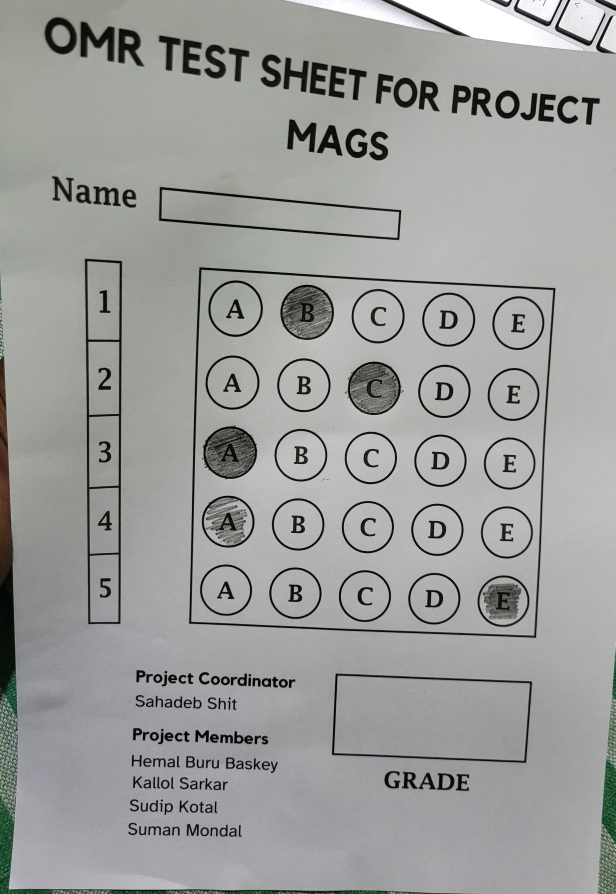
#> input picture omr_img1.jpg, 2461 x 3576 px (shown at 1/4 size)
$ python main.py
#> lines starting #> are read from the running program, lines starting #| are printed output that depends on the picture; after the words box and inside, x2 and y2 are one past the last pixel; in counts of white or black regions, pixels touching at a corner belong together
### utils.py
import cv2
import numpy as np

## TO STACK ALL THE IMAGES IN ONE WINDOW
# [36 lines left out: function stackImages, not called in this run]

def reorder(myPoints):
    """Reorder points for perspective transform"""
    myPoints = myPoints.reshape((4, 2)) # REMOVE EXTRA BRACKET
    print(myPoints)
    myPointsNew = np.zeros((4, 1, 2), np.int32) # NEW MATRIX WITH ARRANGED POINTS
    add = myPoints.sum(1)
    print(add)
    print(np.argmax(add))
    myPointsNew[0] = myPoints[np.argmin(add)]  #[0,0]
    myPointsNew[3] = myPoints[np.argmax(add)]   #[w,h]
    diff = np.diff(myPoints, axis=1)
    myPointsNew[1] = myPoints[np.argmin(diff)]  #[w,0]
    myPointsNew[2] = myPoints[np.argmax(diff)] #[0,h]

    return myPointsNew

def rectContour(contours):
    """Filter and sort rectangular contours"""
    rectCon = []
    for i in contours:
        area = cv2.contourArea(i)
        if area > 50:  # Increased minimum area
            peri = cv2.arcLength(i, True)
            approx = cv2.approxPolyDP(i, 0.02 * peri, True)

            # Check for both rectangles and circles
            if len(approx) == 4:  # Rectangle
                rectCon.append(i)
            elif len(approx) > 4:  # Circle
                # Calculate circularity
                circularity = 4 * np.pi * area / (peri * peri)
                if circularity > 0.8:  # More circular shapes
                    rectCon.append(i)

    rectCon = sorted(rectCon, key=cv2.contourArea, reverse=True)
    return rectCon

def getCornerPoints(cont):
    """Get corner points of a contour"""
    peri = cv2.arcLength(cont, True) # LENGTH OF CONTOUR
    approx = cv2.approxPolyDP(cont, 0.02 * peri, True) # APPROXIMATE THE POLY TO GET CORNER POINTS
    return approx

def splitBoxes(img, questions=5, choices=5):
    """Split the warped image into individual answer boxes"""
    rows = np.vsplit(img, questions)
    boxes = []
    for r in rows:
        cols = np.hsplit(r, choices)
        for box in cols:
            boxes.append(box)
    return boxes

def drawGrid(img,questions=5,choices=5):
    """Draw grid lines on the answer sheet"""
    secW = int(img.shape[1]/questions)
    secH = int(img.shape[0]/choices)
    for i in range (0,9):
        pt1 = (0,secH*i)
        pt2 = (img.shape[1],secH*i)
        pt3 = (secW * i, 0)
        pt4 = (secW*i,img.shape[0])
        cv2.line(img, pt1, pt2, (255, 255, 0),2)
        cv2.line(img, pt3, pt4, (255, 255, 0),2)

    return img

# FUNCTION FOR DISPLAYING ANSWERS
def showAnswers(img,myIndex,grading,ans,questions=5,choices=5):
    """Display answers and grading on the image"""
    secW = int(img.shape[1]/questions)
    secH = int(img.shape[0]/choices)

    for x in range(0,questions):
        myAns= myIndex[x]
        cX = (myAns * secW) + secW // 2
        cY = (x * secH) + secH // 2
        if grading[x]==1:
            myColor = (0,255,0)
            #cv2.rectangle(img,(myAns*secW,x*secH),((myAns*secW)+secW,(x*secH)+secH),myColor,cv2.FILLED)
            cv2.circle(img,(cX,cY),50,myColor,cv2.FILLED)
        else:
            myColor = (0,0,255)
            #cv2.rectangle(img, (myAns * secW, x * secH), ((myAns * secW) + secW, (x * secH) + secH), myColor, cv2.FILLED)
            cv2.circle(img, (cX, cY), 50, myColor, cv2.FILLED)

            # CORRECT ANSWER
            myColor = (0, 255, 0)
            correctAns = ans[x]
            cv2.circle(img,((correctAns * secW)+secW//2, (x * secH)+secH//2),
            20,myColor,cv2.FILLED)

### main.py
import cv2
import numpy as np
import utils

########################################################################
# Webcam feed code removed
#pathImage = "D:/My_Project/mags-main/omr_img1.jpg"
pathImage = "omr_img1.jpg"

heightImg = 350
widthImg = 300
questions = 5
choices = 5
ans = [1, 2, 0, 2, 3]
########################################################################

count = 0

while True:
    img = cv2.imread(pathImage)
#> img is the input picture: shape (3576, 2461, 3); mean B, G, R 155.1, 157.1, 156
    if img is None:
        print(f"Error: Could not load image from {pathImage}")
        break
    print("Image loaded successfully")
    img = cv2.resize(img, (widthImg, heightImg))
#> img: shape (350, 300, 3)
    imgFinal = img.copy()
    imgBlank = np.zeros((heightImg, widthImg, 3), np.uint8)
    imgGray = cv2.cvtColor(img, cv2.COLOR_BGR2GRAY)
    imgBlur = cv2.GaussianBlur(imgGray, (5, 5), 1)
    imgCanny = cv2.Canny(imgBlur, 10, 50)
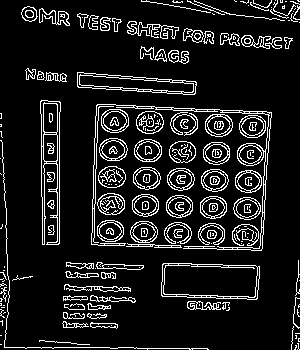
#> imgCanny: shape (350, 300); 11.5% white in thin lines or dots
    imgThresh = cv2.adaptiveThreshold(imgGray, 255, cv2.ADAPTIVE_THRESH_GAUSSIAN_C, cv2.THRESH_BINARY_INV, 9, 1)
#> imgThresh: shape (350, 300); 26.8% white in thin lines or dots

    try:
        imgContours = img.copy()
        imgBigContour = img.copy()
        contours1, _ = cv2.findContours(imgCanny, cv2.RETR_EXTERNAL, cv2.CHAIN_APPROX_SIMPLE)
#> contours1 = 148 contours, 86 with area under 20; largest, box (x1, y1, x2, y2) and area: (161, 263, 260, 300) 3204, (77, 72, 197, 95) 1627, (40, 100, 61, 245) 1558, (91, 104, 272, 251) 1196, (101, 109, 129, 133) 524
        contours2, _ = cv2.findContours(imgThresh, cv2.RETR_EXTERNAL, cv2.CHAIN_APPROX_SIMPLE)
#> contours2 = 2424 contours, 2341 with area under 20; largest, box (x1, y1, x2, y2) and area: (92, 105, 271, 250) 23474, (162, 264, 260, 299) 2954, (41, 101, 60, 244) 1843, (77, 73, 196, 94) 1360, (0, 137, 110, 350) 780
        contours = contours1 + contours2
#> contours = 2572 contours, 2427 with area under 20; largest, box (x1, y1, x2, y2) and area: (92, 105, 271, 250) 23474, (161, 263, 260, 300) 3204, (162, 264, 260, 299) 2954, (41, 101, 60, 244) 1843, (77, 72, 197, 95) 1627
        cv2.drawContours(imgContours, contours, -1, (0, 255, 0), 2)
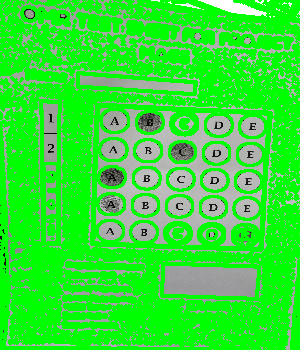
#> imgContours: shape (350, 300, 3); mean B, G, R 48.9, 228.6, 49.3
        rectCon = utils.rectContour(contours)
#> the loop in rectContour, `for i in contours:` made 2572 passes
#> (area, peri, circularity) on passes 10, 11, 24, 28, 31, 34, 42, 47, 48, 58, 66, 67: (99, 64.97, 0.295), (79, 71.11, 0.196), (74, 58.14, 0.275), (142, 142.2, 0.0882), (79.5, 162.8, 0.0377), (153.5, 201.6, 0.0474), (76, 109.6, 0.0795), (157.5, 132.5, 0.113), (105.5, 70.04, 0.27), (65, 30.49, 0.879), (168, 138.7, 0.11), (178, 144.4, 0.107)
#> (area, peri, approx) on passes 32, 46, 52, 100: (73, 58.97, [[63, 296], [63, 300], [87, 299], [86, 296]]), (3204, 261.8, [[162, 264], [162, 296], [257, 298], [259, 266]]), (89, 132.1, [[126, 246], [181, 247], [127, 243], [131, 245]]), (1627, 270.3, [[77, 72], [78, 87], [195, 93], [195, 81]])
#> after the loop in rectContour, `for i in contours:`: rectCon = 33 contours; largest, box (x1, y1, x2, y2) and area: (92, 105, 271, 250) 23474, (161, 263, 260, 300) 3204, (162, 264, 260, 299) 2954, (77, 72, 197, 95) 1627, (77, 73, 196, 94) 1360
        if len(rectCon) < 2:
            print("Error: Not enough rectangle contours found")
            imageArray = ([img, imgGray, imgCanny, imgContours],
                         [imgThresh, imgBlank, imgBlank, imgBlank])
            stackedImage = utils.stackImages(imageArray, 0.5, [["Original", "Gray", "Edges", "Contours"],
                                                             ["Threshold", "Blank", "Blank", "Blank"]])
            cv2.imshow("Result", stackedImage)
            if cv2.waitKey(1) & 0xFF == ord('q'):
                break
            continue
        biggestPoints = utils.getCornerPoints(rectCon[0])
#> in getCornerPoints, `peri = cv2.arcLength(cont, True)`: peri = 627.6
#> in getCornerPoints, `approx = cv2.approxPolyDP(cont, 0.02 * peri, True)`: approx = [[97, 105], [92, 243], [261, 249], [270, 113]]
#> biggestPoints = [[97, 105], [92, 243], [261, 249], [270, 113]]
        gradePoints = utils.getCornerPoints(rectCon[1])
#> gradePoints = [[162, 264], [162, 296], [257, 298], [259, 266]]
        if biggestPoints.size != 0 and gradePoints.size != 0:
            biggestPoints = utils.reorder(biggestPoints)
#> in reorder, `myPoints = myPoints.reshape((4, 2))`: myPoints = [[97, 105], [92, 243], [261, 249], [270, 113]]
#| [[ 97 105]
#|  [ 92 243]
#|  [261 249]
#|  [270 113]]
#> in reorder, `add = myPoints.sum(1)`: add = [202, 335, 510, 383]
#| [202 335 510 383]
#| 2
#> in reorder, `diff = np.diff(myPoints, axis=1)`: diff = [8, 151, -12, -157]
#> biggestPoints = [[97, 105], [270, 113], [92, 243], [261, 249]]
            cv2.drawContours(imgBigContour, biggestPoints, -1, (0, 255, 0), 20)
#> imgBigContour: shape (350, 300, 3); mean B, G, R 153, 158.1, 153.9
            pts1 = np.float32(biggestPoints)
#> pts1 = [[97, 105], [270, 113], [92, 243], [261, 249]]
            pts2 = np.float32([[0, 0], [widthImg, 0], [0, heightImg], [widthImg, heightImg]])
            matrix = cv2.getPerspectiveTransform(pts1, pts2)
#> matrix = [[1.67, 0.0604, -167.9], [-0.111, 2.41, -242.3], [-6.79e-05, -0.000171, 1]]
            imgWarpColored = cv2.warpPerspective(img, matrix, (widthImg, heightImg))
            cv2.drawContours(imgBigContour, gradePoints, -1, (255, 0, 0), 20)
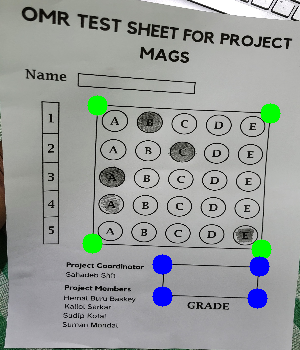
#> imgBigContour: shape (350, 300, 3); mean B, G, R 154.3, 156.2, 152.1
            gradePoints = utils.reorder(gradePoints)
#| [[162 264]
#|  [162 296]
#|  [257 298]
#|  [259 266]]
#| [426 458 555 525]
#| 2
#> gradePoints = [[162, 264], [259, 266], [162, 296], [257, 298]]
            ptsG1 = np.float32(gradePoints)
#> ptsG1 = [[162, 264], [259, 266], [162, 296], [257, 298]]
            ptsG2 = np.float32([[0, 0], [325, 0], [0, 150], [325, 150]])
            matrixG = cv2.getPerspectiveTransform(ptsG1, ptsG2)
#> matrixG = [[2.88, -4.93e-16, -466.3], [-0.0812, 3.94, -1026.7], [2.3e-05, -0.000552, 1]]
            imgGradeDisplay = cv2.warpPerspective(img, matrixG, (325, 150))
            imgWarpGray = cv2.cvtColor(imgWarpColored, cv2.COLOR_BGR2GRAY)
            imgThresh = cv2.threshold(imgWarpGray, 120, 255, cv2.THRESH_BINARY_INV)[1]
#> imgThresh: shape (350, 300); 18% white; 126 white regions (25 under 20 px), largest, box (x1, y1, x2, y2) and area: (7, 151, 53, 205) 1876, (69, 8, 115, 64) 1689, (126, 81, 173, 133) 1611
            boxes = utils.splitBoxes(imgThresh)
#> in splitBoxes, `rows = np.vsplit(img, questions)`: rows = 5 items
#> the loop in splitBoxes, `for r in rows:` made 5 passes
#> after the loop in splitBoxes, `for r in rows:`: boxes = 25 items
#> boxes = 25 items
            countR = 0
            countC = 0
            myPixelVal = np.zeros((questions, choices))
            for image in boxes:
                totalPixels = cv2.countNonZero(image)
                myPixelVal[countR][countC] = totalPixels
                countC += 1
                if (countC == choices): countC = 0;countR += 1
#> this loop made 25 passes
#> totalPixels on passes 1 to 12: 789, 1775, 509, 574, 642, 612, 471, 1616, 536, 626, 1971, 445
#> after the loop, countC = 0; countR = 5; myPixelVal = [[789, 1775, 509, 574, 642], [612, 471, 1616, 536, 626], [1971, 445, 410, 491, 596], [1042, 517, 475, 518, 538], [659, 550, 485, 588, 1451]]
            myIndex = []
            for x in range(0, questions):
                arr = myPixelVal[x]
                myIndexVal = np.where(arr == np.amax(arr))
                myIndex.append(myIndexVal[0][0])
#> this loop made 5 passes
#> (arr, myIndexVal) on passes 1 to 5: ([789, 1775, 509, 574, 642], ([1],)), ([612, 471, 1616, 536, 626], ([2],)), ([1971, 445, 410, 491, 596], ([0],)), ([1042, 517, 475, 518, 538], ([0],)), ([659, 550, 485, 588, 1451], ([4],))
#> after the loop, myIndex = [1, 2, 0, 0, 4]
            grading = []
            for x in range(0, questions):
                if ans[x] == myIndex[x]:
                    grading.append(1)
                else:
                    grading.append(0)
#> after the loop, grading = [1, 1, 1, 0, 0]
            score = (sum(grading) / questions) * 100
#> score = 60
            utils.showAnswers(imgWarpColored, myIndex, grading, ans)
#> the loop in showAnswers, `for x in range(0,questions):` made 5 passes
#> (myAns, cX) on passes 1 to 5: (1, 90), (2, 150), (0, 30), (0, 30), (4, 270)
            utils.drawGrid(imgWarpColored)
#> after the loop in drawGrid, `for i in range (0,9):`:
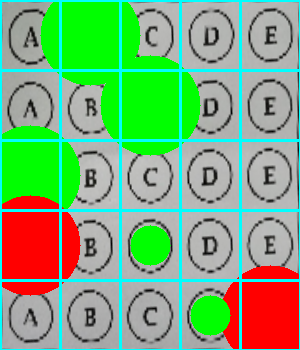
#> img: shape (350, 300, 3); mean B, G, R 120.5, 171.4, 125.3
            imgRawDrawings = np.zeros_like(imgWarpColored)
            utils.showAnswers(imgRawDrawings, myIndex, grading, ans)
#> call 2 of showAnswers, with questions = 5, choices = 5
#> the loop in showAnswers (call 2), `for x in range(0,questions):` made 5 passes
#> after the loop in showAnswers (call 2), `for x in range(0,questions):`:
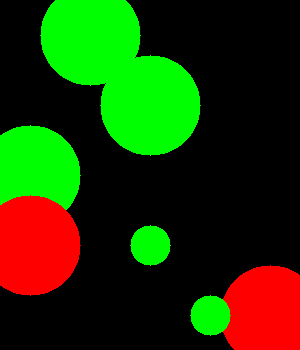
#> img: shape (350, 300, 3); mean B, G, R 0, 54.9, 30.3
            invMatrix = cv2.getPerspectiveTransform(pts2, pts1)
#> invMatrix = [[0.589, -0.00787, 97], [0.0318, 0.411, 105], [4.54e-05, 6.97e-05, 1]]
            imgInvWarp = cv2.warpPerspective(imgRawDrawings, invMatrix, (widthImg, heightImg))
            imgRawGrade = np.zeros_like(imgGradeDisplay, np.uint8)
            cv2.putText(imgRawGrade, str(int(score)) + "%", (70, 100)
                        , cv2.FONT_HERSHEY_COMPLEX, 3, (0, 255, 255), 3)
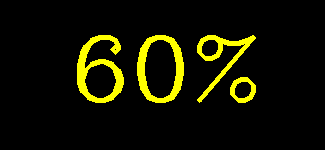
#> imgRawGrade: shape (150, 325, 3); mean of channels 0, 1, 2 0, 18.7, 18.7; drawn as B, G, R
            invMatrixG = cv2.getPerspectiveTransform(ptsG2, ptsG1)
#> invMatrixG = [[0.297, 0.0227, 162], [0.00508, 0.255, 264], [-4.04e-06, 0.00014, 1]]
            imgInvGradeDisplay = cv2.warpPerspective(imgRawGrade, invMatrixG, (widthImg, heightImg))
            imgFinal = cv2.addWeighted(imgFinal, 1, imgInvWarp, 1, 0)
            imgFinal = cv2.addWeighted(imgFinal, 1, imgInvGradeDisplay, 1, 0)
            imageArray = ([img, imgGray, imgCanny, imgContours],
                          [imgBigContour, imgThresh, imgWarpColored, imgFinal])
            cv2.imshow("Final Result", imgFinal)
    except:
        imageArray = ([img, imgGray, imgCanny, imgContours],
                      [imgBlank, imgBlank, imgBlank, imgBlank])
    lables = [["Original", "Gray", "Edges", "Contours"],
              ["Biggest Contour", "Threshold", "Warped", "Final"]]
    cv2.namedWindow("OMR Scanner Results", cv2.WINDOW_NORMAL)
    window_width = 1600
    window_height = 1000
    cv2.resizeWindow("OMR Scanner Results", window_width, window_height)
    canvas = np.full((window_height, window_width, 3), 240, dtype=np.uint8)
    img_width = window_width // 4
    img_height = window_height // 2
    font_scale = 1.0
    font_thickness = 2
    font_color = (0, 0, 0)
    font = cv2.FONT_HERSHEY_COMPLEX
#> font = 3
    for i in range(2):
        for j in range(4):
            current_img = imageArray[i][j]
            if len(current_img.shape) == 2:
                current_img = cv2.cvtColor(current_img, cv2.COLOR_GRAY2BGR)
            x1 = j * img_width
            y1 = i * img_height
            x2 = (j + 1) * img_width
            y2 = (i + 1) * img_height
            h, w = current_img.shape[:2]
            scale = min((img_width-40)/w, (img_height-80)/h)
            new_w = int(w * scale)
            new_h = int(h * scale)
            resized_img = cv2.resize(current_img, (new_w, new_h), interpolation=cv2.INTER_LINEAR)
            x_offset = x1 + (img_width - new_w) // 2
            y_offset = y1 + (img_height - new_h) // 2 + 20
            cv2.rectangle(canvas, (x_offset-5, y_offset-5),
                         (x_offset+new_w+5, y_offset+new_h+5), (255, 255, 255), -1)
            canvas[y_offset:y_offset+new_h, x_offset:x_offset+new_w] = resized_img
            cv2.rectangle(canvas, (x1, y1), (x2, y2), (220, 220, 220), 2)
            label = lables[i][j]
            text_size = cv2.getTextSize(label, font, font_scale, font_thickness)[0]
            text_x = x1 + (img_width - text_size[0]) // 2
            text_y = y1 + 45
            padding = 10
            cv2.rectangle(canvas,
                         (text_x - padding, text_y - text_size[1] - padding),
                         (text_x + text_size[0] + padding, text_y + padding),
                         (255, 255, 255), -1)
            cv2.putText(canvas, label, (text_x+2, text_y+2),
                       font, font_scale, (200, 200, 200), font_thickness, cv2.LINE_AA)
            cv2.putText(canvas, label, (text_x, text_y),
                       font, font_scale, font_color, font_thickness, cv2.LINE_AA)
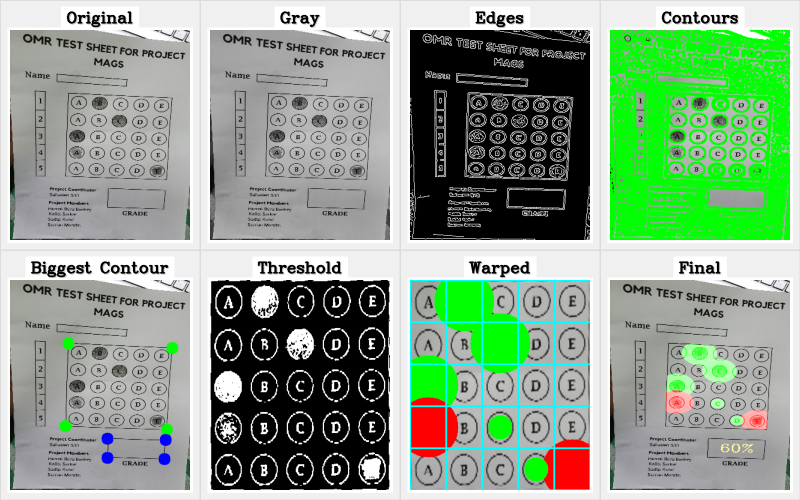
#> canvas: shape (1000, 1600, 3) (shown at 1/2 size); mean B, G, R 139.2, 162, 139.9
    cv2.imshow("OMR Scanner Results", canvas)
    key = cv2.waitKey(1) & 0xFF
#> (key q is pressed here)
    if key == ord('s'):
        cv2.imwrite("Scanned/myImage" + str(count) + ".jpg", imgFinal)
        save_msg_x = int(window_width / 2) - 100
        save_msg_y = int(window_height / 2)
        cv2.rectangle(canvas, (save_msg_x - 20, save_msg_y - 30),
                     (save_msg_x + 200, save_msg_y + 30), (0, 255, 0), cv2.FILLED)
        cv2.putText(canvas, "Scan Saved", (save_msg_x, save_msg_y),
                    cv2.FONT_HERSHEY_DUPLEX, 1, (0, 0, 255), 2, cv2.LINE_AA)
        cv2.imshow('OMR Scanner Results', canvas)
        count += 1
    elif key == ord('q'):
        break
cv2.destroyAllWindows()
